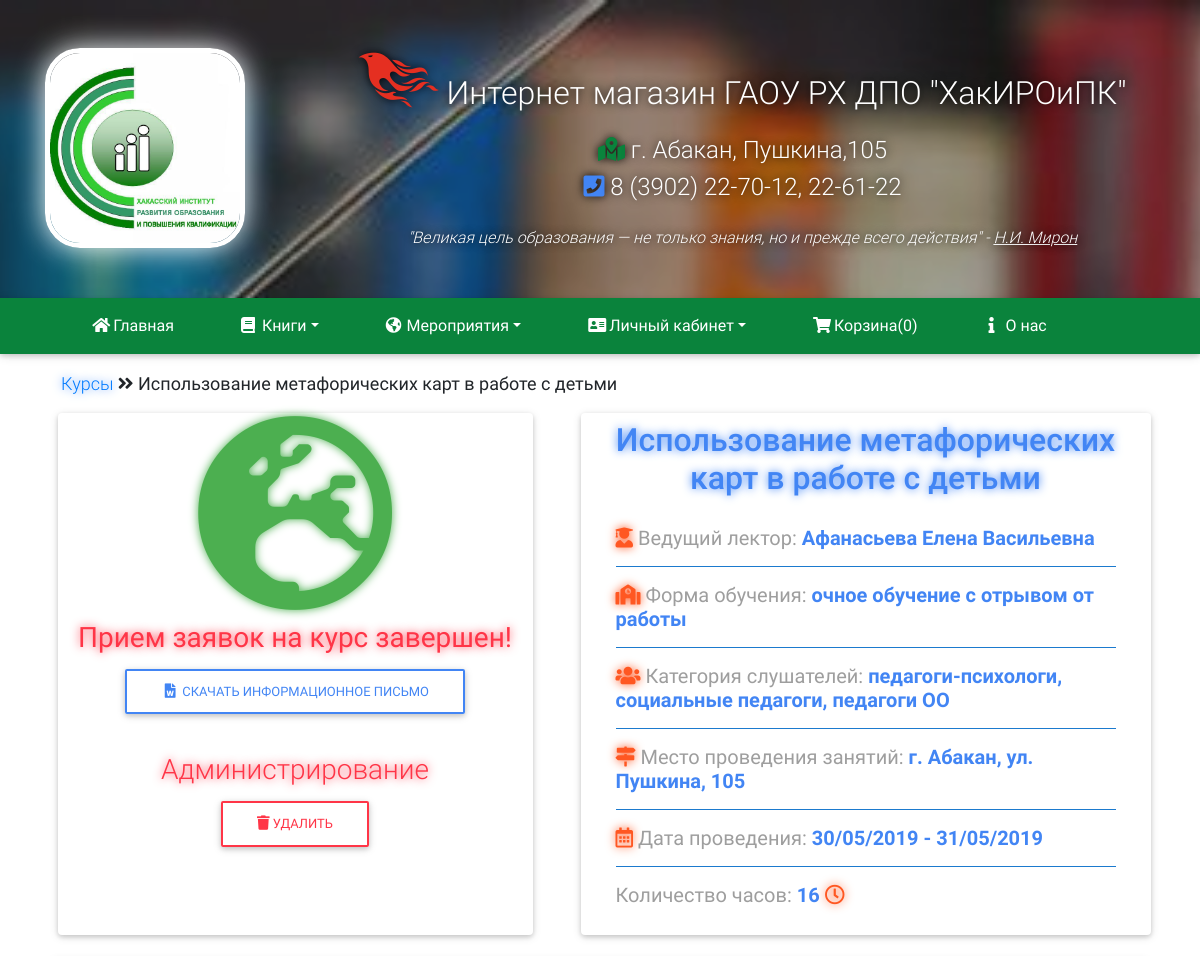
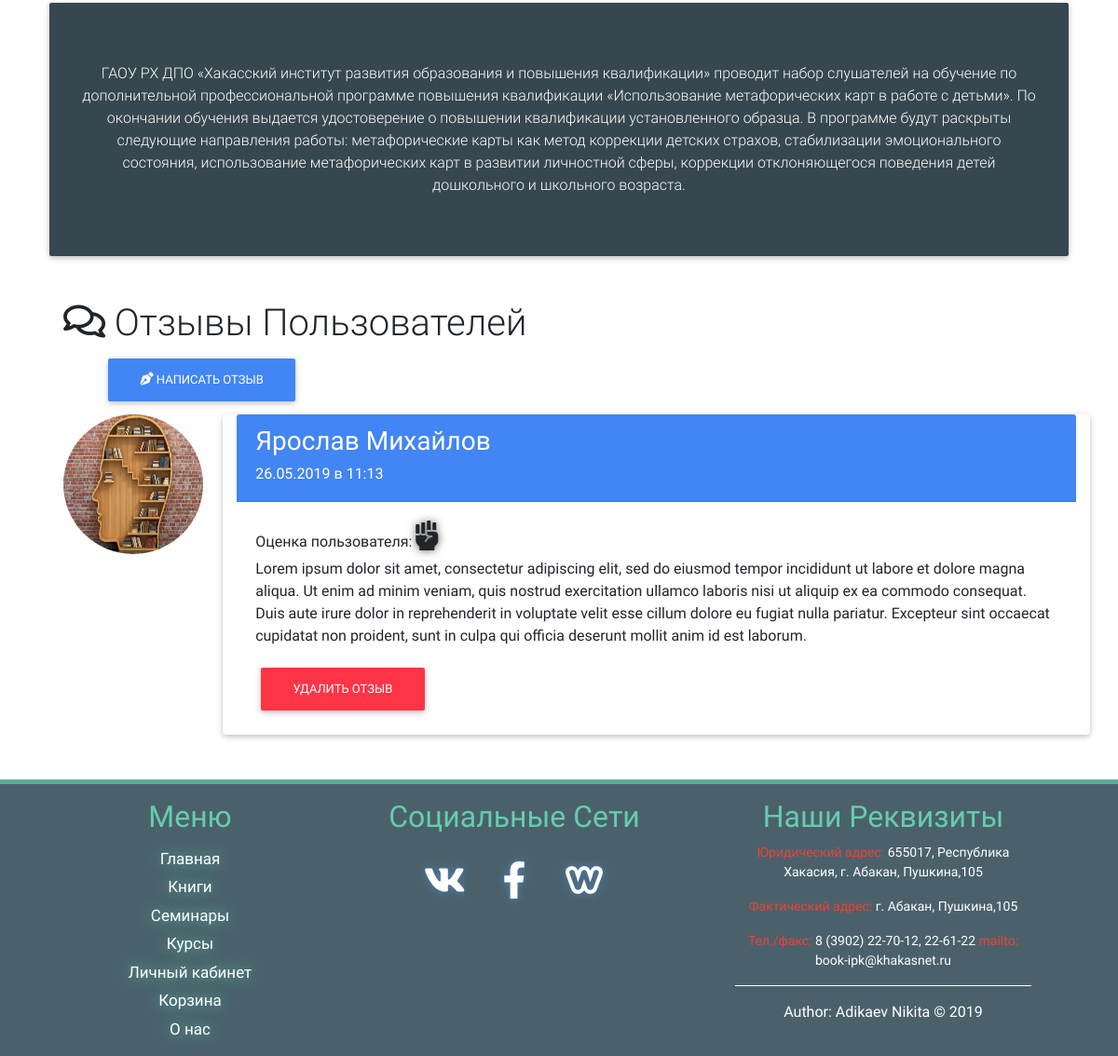
The page /course.php?id=1 (signed in) on the database its author committed (2 pictures, top to bottom).
### tables this page shows
CREATE TABLE `cordinat` (
  `id` int(11) NOT NULL,
  `name_magaz` varchar(150) NOT NULL,
  `fact_address` varchar(90) NOT NULL,
  `ur_address` varchar(90) NOT NULL,
  `phone_mag` varchar(90) NOT NULL,
  `email_mag` varchar(90) NOT NULL,
  `social_vk` varchar(90) NOT NULL,
  `social_facebook` varchar(90) NOT NULL,
  `social_web` varchar(90) NOT NULL,
  `google_maps` text NOT NULL,
  `text_glossary` text NOT NULL
);

CREATE TABLE `courses` (
  `id` int(11) NOT NULL,
  `title_course` text NOT NULL,
  `numb_hours_course` int(8) NOT NULL,
  `date_start_course` date NOT NULL,
  `date_finish_course` date NOT NULL,
  `form_study_course` varchar(150) NOT NULL,
  `location_course` varchar(120) NOT NULL,
  `lektor_fio_course` varchar(120) NOT NULL,
  `people_course` text NOT NULL,
  `description_course` text NOT NULL,
  `price_course` int(7) NOT NULL,
  `icon_course` varchar(40) NOT NULL DEFAULT 'earth',
  `file_course` varchar(190) NOT NULL DEFAULT 'not_file.docx'
);

CREATE TABLE `comments` (
  `id` int(11) NOT NULL,
  `log_comment` varchar(60) NOT NULL,
  `id_content` int(10) NOT NULL,
  `num_razdel` int(5) NOT NULL,
  `date_comment` datetime NOT NULL,
  `otmetka` varchar(40) NOT NULL DEFAULT 'neutral',
  `text_comment` text NOT NULL
);

CREATE TABLE `user` (
  `id` int(11) NOT NULL,
  `numb_phone` varchar(35) NOT NULL,
  `user_name` varchar(40) NOT NULL,
  `password` varchar(90) NOT NULL,
  `email` varchar(80) NOT NULL,
  `ip_address` varchar(50) NOT NULL,
  `date_registr` datetime NOT NULL
);

### php/load-recviz.php (called while the page is built)
<?php
$recviz_mag = mysqli_query($con_li, "SELECT * FROM `cordinat`");
$cord = mysqli_fetch_assoc($recviz_mag);
?>

### php/loadcourse.php (called while the page is built)
<?php
$num_str = (int) $_GET['id'];
$num_str = trim($num_str);
$num_str = strip_tags($num_str);
$num_str = stripslashes($num_str);
$num_str = htmlspecialchars($num_str);
$stmt = $con_li->prepare( "SELECT * FROM courses WHERE id = ?" );
$stmt->bind_param( "i", $num_str );
$stmt->execute();
$result = $stmt->get_result();
?>

### course.php (the view, shortened to what this page needs)
<?php
require_once('php/li-connect.php');
require_once('php/loadcourse.php');
require_once('php/comment-user.php');
require_once('php/header.php');
?>
<main>
  <div class="container">
    <div class="row">
    <?php
    if(mysqli_num_rows($result) <= 0 ){
    ?>
      <div class="col m-5 text-center wow fadeIn" style="height: 300px;">
        <i class="fas fa-exclamation-circle fa-4x col-redbook"></i>
        <h1>Ошибка! Контент не найден...</h1>
      </div>
    <?php
    }
    else{
      $info_course = mysqli_fetch_assoc($result);
    ?>
      <div class="col m-3 fonsiz-18">
        <a href="spisok-course.php" class="txtshad-sea">Курсы</a> <i class="fas fa-angle-double-right"></i> <b><?php echo $info_course['title_course']; ?></b>
      </div>
    </div>
    <div class="row d-flex justify-content-center">
      <div class="col-xl-5 col-sm-10 card align-items-center ml-2 pb-4 mb-2">
        <h1>
          <?php
            switch ($info_course['icon_course']) {
            case "earth":
                echo '<i class="fas fa-globe-europe fa-5x green-text" style="text-shadow: 0 0 10px #4CAF50;"></i>';
                break;
            }
          ?>
        </h1>
        <?php
        $dbyear = date("Y", strtotime($info_course['date_start_course']));
        $dbmon = date("m", strtotime($info_course['date_start_course']));
        $dbday = date("d", strtotime($info_course['date_start_course']));
        $nowyear = date("Y");
        $nowmon = date("m");
        $nowday = date("d");
        if($dbyear >= $nowyear && (($dbmon == $nowmon && $dbday > $nowday) || ($dbmon > $nowmon))){
        ?>
        <h3><strong class="color-green">Стоимость курса: <?php echo $info_course['price_course']; ?><i class="fas fa-ruble-sign fa-fw" aria-hidden="true"></i></strong></h3>
        <button type="button" class="btn butt-buybook waves-effect"><i class="fas fa-shopping-cart fa-fw" aria-hidden="true"></i>&nbsp;Купить курс</button>
        <?php
        }
        else{
        ?>
        <h3 class="text-danger txtshad-dangers"><strong>Прием заявок на курс завершен!</strong></h3>
        <?php
        }
        ?>
        <a href="files/course/<?php echo $info_course['file_course'];?>" download="Информационное письмо">
          <button type="button" class="btn btn-outline-primary waves-effect"><i class="fas fa-file-word fa-fw" aria-hidden="true"></i>&nbsp;Скачать информационное письмо</button>
        </a>
        <?php
        if (isset($_SESSION['admin_good']) && $_SESSION['admin_good'] == 1) {
        ?>
        <h3 class="text-danger txtshad-dangers">Администрирование
        </h3>
        <form method="post" action="/course.php?id=<?php echo $info_course['id'];?>">
          <button type="submit" name="del_course" class="btn btn-outline-danger waves-effect"><i class="fas fa-trash"></i>&nbsp;Удалить</button>
        </form>
        <?php
        }
        ?>
      </div>
      <div class="col-xl-6 col-sm-10 card align-items-center ml-xl-5 mb-2">
        <h2 class="h2 text-center text-primary pt-2 txtshad-titlecour"><?php echo $info_course['title_course']; ?></h2>
        <div class="card-body text-left font-play">
          <h5 class="grey-text"><i class="fas fa-user-graduate deep-orange-text txtshad-orang-iconcours"></i>&nbsp;Ведущий лектор: <strong class="text-primary"><?php echo $info_course['lektor_fio_course']; ?></strong></h5>
          <hr class="blue darken-1">
          <h5 class="grey-text"><i class="fas fa-school deep-orange-text txtshad-orang-iconcours"></i>&nbsp;Форма обучения: <strong class="text-primary"><?php echo $info_course['form_study_course']; ?></strong></h5>
          <hr class="blue darken-1">
          <h5 class="grey-text"><i class="fas fa-users deep-orange-text txtshad-orang-iconcours"></i>&nbsp;Категория слушателей: <strong class="text-primary"><?php echo $info_course['people_course']; ?></strong></h5>
          <hr class="blue darken-1">
          <h5 class="grey-text"><i class="fas fa-map-signs deep-orange-text txtshad-orang-iconcours"></i>&nbsp;Место проведения занятий: <strong class="text-primary"><?php echo $info_course['location_course']; ?></strong></h5>
          <hr class="blue darken-1">
          <h5 class="grey-text"><i class="far fa-calendar-alt deep-orange-text txtshad-orang-iconcours" ></i>&nbsp;Дата проведения: <strong class="text-primary"><?php echo date("d/m/Y", strtotime($info_course['date_start_course'])); ?> - <?php echo date("d/m/Y", strtotime($info_course['date_finish_course'])); ?></strong></h5>
          <hr class="blue darken-1">
          <h5 class="grey-text">Количество часов: <strong class="text-primary"><?php echo $info_course['numb_hours_course']; ?></strong>&nbsp;<i class="far fa-clock deep-orange-text txtshad-orang-iconcours"></i></h5>
        </div>
      </div>
    </div>
    <div class="jumbotron text-center special-color lighten-2 white-text mx-2 mb-5 mt-3">
      <p class="card-text"><?php echo $info_course['description_course']; ?></p>
    </div>
    <div class="row m-2">
      <div class="col">
        <h1><i class="far fa-comments"></i>&nbsp;Отзывы Пользователей</h1>
        <?php
        if (isset($_SESSION['user_auto']) && $_SESSION['user_auto']  == 1) {
        ?>
        <button type="button" class="btn btn-primary ml-5" data-toggle="modal" data-target="#exampleModalCentered"><i class="fas fa-pen-nib"></i>&nbsp;Написать отзыв</button>
        <?php
        }
        else{
        ?>
        <p class="ml-2 red-text"><strong>Отзывы могут оставлять только авторизованные пользователи!!!</strong></p>
        <strong class="mb-2 ml-2"><a href="autorization.php">Перейти к авторизации</a></strong>
        <?php
        }
        ?>
      </div>
    </div>
    <?php
    $numeric_book = (int) $info_course['id'];
    $lock_comment = mysqli_query($con_li, "SELECT user.numb_phone , user.user_name , comments.log_comment , comments.date_comment , comments.otmetka , comments.text_comment FROM comments INNER JOIN user ON comments.log_comment = user.numb_phone WHERE comments.num_razdel = '3' AND comments.id_content = $numeric_book ORDER BY (comments.date_comment) DESC");
    $whilecomment = mysqli_num_rows($lock_comment);
    if ($whilecomment > 0){
      while($info_comment = mysqli_fetch_assoc($lock_comment)){
    ?>
    <div class="row mb-5 ml-2 wow fadeIn">
      <div class="col">
        <img src="img/avatar/ava.jpg" width="150px" height="150px" class="bordrad-90">
      </div>
      <div class="col-10 card font-philos">
        <div class="card-header bg-primary text-white bordrad-20">
          <h3><?php echo $info_comment['user_name']; ?></h3>
          <h6><?php echo date("d.m.Y в H:i", strtotime($info_comment['date_comment'])); ?></h6>
        </div>
        <div class="card-body">
          <h6>Оценка пользователя:
          <?php
          switch ($info_comment['otmetka']) {
          case "neutral":
              echo '<i class="fas fa-fist-raised fa-2x textshad-neutral" title="Нейтрально"></i>';
              break;
          }
          ?> </h6>
          <p><?php echo $info_comment['text_comment']; ?></p>
          <?php
          if (isset($_SESSION['admin_good']) && $_SESSION['admin_good'] == 1) {
          ?>
          <form action="/course.php?id=<?php echo $info_course['id'];?>" method="post">
            <button type="submit" name="dell_comment" class="btn btn-danger btn-rounded">Удалить отзыв</button>
          </form>
          <?php
          }
          ?>
        </div>
      </div>
    </div>
    <?php
        }
      }
    }
    ?>
  </div>
</main>
<?php
require_once('php/footer.php');
?>
</body>
</html>

### php/header.php (shortened to what this page needs)
<?php
require_once('php/load-recviz.php');
?>
<!DOCTYPE html>
<html lang="ru">
<head>
  <link rel="stylesheet" href="https://use.fontawesome.com/releases/v5.8.1/css/all.css">
  <link href="css/bootstrap.min.css" rel="stylesheet">
  <link href="css/mdb.min.css" rel="stylesheet">
  <link href="style.css" rel="stylesheet">
  <link href="css/animate.css" rel="stylesheet">
</head>
<body>
<header class="fon-header" >
<div class="container-fluid color-fonsrgba">
  <div class="container">
    <div class="row pt-5 pb-5">
      <div class="col">
        <img src="img/hakirolog.jpg" width="200px" height="200px" class="img-fluid logo-hakiro wow zoomIn" data-wow-duration="2s">
      </div>
      <div class="col-9 text-center txtshad-black wow fadeInDown">
        <h2><i class="fab fa-phoenix-framework fa-2x col-fenix wow lightSpeedIn" data-wow-delay="1s"></i>&nbsp;<?php echo $cord['name_magaz']; ?></h2>
        <h4 class="pt-3 text-center"><i class="fas fa-map-marked-alt col-maps"></i>&nbsp;<?php echo $cord['fact_address']; ?></h4>
        <h4 class="pb-3 text-center"><i class="fas fa-phone-square col-phone"></i>&nbsp;<?php echo $cord['phone_mag']; ?></h4>
        <i>"Великая цель образования —  не только знания, но и прежде всего действия" - <u>Н.И. Мирон</u></i>
      </div>
    </div>
  </div>
</div>
</header>
<nav class="navbar navbar-expand-lg navbar-dark glavmenu-fon">
  <div class="container ">
    <div class="collapse navbar-collapse justify-content-center" id="navbarSupportedContent">
      <ul class="navbar-nav mr-4 ">
        <li class="nav-item pr-xl-5 pr-sm-0">
          <a class="nav-link" href="index.php"><i class="fas fa-home fa-fw" aria-hidden="true"></i>&nbsp;Главная</a>
        </li>
        <li class="nav-item dropdown pr-xl-5 pr-sm-0">
          <a class="nav-link dropdown-toggle" data-toggle="dropdown" href="#"><i class="fa fa-book fa-fw" aria-hidden="true"></i>&nbsp;Книги</a>
        </li>
        <li class="nav-item dropdown pr-xl-5 pr-sm-0">
          <a class="nav-link dropdown-toggle" data-toggle="dropdown" href="#"><i class="fas fa-globe-americas fa-fw" aria-hidden="true"></i>&nbsp;Мероприятия</a>
        </li>
        <li class="nav-item dropdown pr-xl-5 pr-sm-0">
          <a class="nav-link dropdown-toggle" data-toggle="dropdown" href="#"><i class="fas fa-address-card fa-fw" aria-hidden="true"></i>&nbsp;Личный кабинет</a>
        </li>
        <li class="nav-item pr-xl-5 pr-sm-0">
          <a class="nav-link " href="#"><i class="fas fa-shopping-cart fa-fw" aria-hidden="true"></i>&nbsp;Корзина(0)</a>
        </li>
        <li class="nav-item">
          <a class="nav-link " href="contact.php"><i class="fa fa-info fa-fw" aria-hidden="true"></i>&nbsp;О нас</a>
        </li>
      </ul>
    </div>
  </div>
</nav>

### php/footer.php (shortened to what this page needs)
<footer class="container-fluid fons-footer">
  <div class="container">
    <div class="row">
      <div class="col mt-3 text-center">
        <h2 class="oglav-cell-footer">Меню</h2>
        <nav>
          <ul class="bottom-menu">
            <li><a href="index.php">Главная</a></li>
            <li><a href="spisok-book.php">Книги</a></li>
            <li><a href="spisok-seminar.php">Семинары</a></li>
            <li><a href="spisok-course.php">Курсы</a></li>
            <?php
            if (isset($_SESSION['user_auto']) && $_SESSION['user_auto']  == 1) {
            ?>
            <li><a href="profile.php">Личный кабинет</a></li>
            <?php
            } else {
            ?>
            <li><a href="autorization.php">Личный кабинет</a></li>
            <?php
            }
            ?>
            <li><a href="#">Корзина</a></li>
            <li><a href="contact.php">О нас</a></li>
          </ul>
        </nav>
      </div>
      <div class="col mr-5 mt-3 text-center">
        <h2 class="oglav-cell-footer">Социальные Сети</h2>
        <nav>
          <ul class="social-menu">
            <li><a href="<?php echo $cord['social_vk']; ?>" target="_blank"><i class="fab fa-vk fa-fw fa-2x" aria-hidden="true"></i></a></li>
            <li class="pad-40"><a href="<?php echo $cord['social_facebook']; ?>" target="_blank"><i class="fab fa-facebook-f fa-fw fa-2x" aria-hidden="true"></i></a></li>
            <li><a href="<?php echo $cord['social_web']; ?>" target="_blank"><i class="fab fa-weebly fa-fw fa-2x" aria-hidden="true"></i></a></li>
          </ul>
        </nav>
      </div>
      <div class="col mr-5 mt-3 text-center text-white font-play">
        <h2 class="oglav-cell-footer">Наши Реквизиты</h2>
        <p class="font-14">
            <b class="col-mork">Юридический адрес:</b> <?php echo $cord['ur_address']; ?>
        </p>
        <p class="font-14">
            <b class="col-mork">Фактический адрес:</b> <?php echo $cord['fact_address']; ?>
        </p>
        <p class="font-14">
            <b class="col-mork">Тел./факс:</b> <?php echo $cord['phone_mag']; ?> <b class="col-mork">mailto:</b> <?php echo $cord['email_mag']; ?>
        </p>
        <hr style="border-color: white;">
        <p>
            Author: Adikaev Nikita  &copy; 2019
        </p>
      </div>
    </div>
  </div>
</footer>

### style.css (style rules this page uses)
.col-mork { color: #EA4335; }
.social-menu li a { color: white; text-shadow: 0 0 10px #5181B8; }
.color-fonsrgba { background: rgba(34, 34, 34, 0.4); }
.txtshad-black { text-shadow: 0 0 10px black; }
.col-fenix { color: #E52F21; }
.col-maps { color: #0A833C; }
.col-phone { color: #4285F4; }
.txtshad-sea { text-shadow: 0 0 10px #3F87FF; }
.txtshad-titlecour { text-shadow: 0 0 10px #4285F4; }
.txtshad-orang-iconcours { text-shadow: 0 0 10px #FF5722; }
.txtshad-dangers { text-shadow: 0 0 10px #FF3547; }
.textshad-neutral { text-shadow: 0 0 10px #5d5d5d; }
.font-philos { font-family: 'Philosopher', sans-serif; }
.oglav-cell-footer { color: #66CDAA; font-family: 'Play', sans-serif; }
.font-play { font-family: 'Play', sans-serif; }
.bottom-menu li a { color: white; font-family: 'Play', sans-serif; text-decoration: none; text-shadow: 0 0 15px #66CDAA; }
.font-14 { font-size: 14px; }
.pad-40 { padding-left: 20px; padding-right: 20px; }
.bordrad-90 { border-radius: 90px; }
.bordrad-20 { border-radius: 20px; }
.fonsiz-18 { font-size: 18px; }
.navbar-nav li { padding-right: 40px; }
.fon-header { background: url('img/books.jpg') no-repeat; background-attachment: fixed; background-position: center; background-size: cover; color: white; height: auto; }
.glavmenu-fon { background-color: rgb(10, 131, 60); font-family: 'Play', sans-serif; }
.social-menu { font-size: 20px; padding-left: 0; padding-top: 20px; }
.social-menu li { display: inline; list-style-type: none; }
.bottom-menu { font-size: 17px; padding-left: 0; }
.bottom-menu li { list-style-type: none; padding-top: 5px; }
.logo-hakiro { border-radius: 35px; border: 5px solid white; box-shadow: 0 0 30px white; }
.fons-footer { background-color: #4A616C; border-top: 5px solid #5DAB96; min-height: auto; }

### rows shown on the page
cordinat: name_magaz "Интернет магазин ГАОУ РХ ДПО \"ХакИРОиПК\"", fact_address "г. Абакан, Пушкина,105", phone_mag "8 (3902) 22-70-12, 22-61-22", ur_address "655017, Республика Хакасия, г. Абакан, Пушкина,105", email_mag "book-ipk@khakasnet.ru"
courses: title_course "Использование метафорических карт в работе с детьми", lektor_fio_course "Афанасьева Елена Васильевна", form_study_course "очное обучение с отрывом от работы", people_course "педагоги-психологи, социальные педагоги, педагоги ОО", location_course "г. Абакан, ул. Пушкина, 105", date_start_course "30/05/2019", date_finish_course "31/05/2019", numb_hours_course "16", description_course "ГАОУ РХ ДПО «Хакасский институт развития образования и повышения квалификации» проводит набор слушателей на обучение по дополнительной профессиональной программе повышения квалификации «Использование метафорических карт в работе с детьми». По окончании обучения выдается удостоверение о повышении квалификации установленного образца. В программе будут раскрыты следующие направления работы: метафорические карты как метод коррекции детских страхов, стабилизации эмоционального состояния, использование метафорических карт в развитии личностной сферы, коррекции отклоняющегося поведения детей дошкольного и школьного возраста."
comments: user.user_name "Ярослав Михайлов", date_comment "26.05.2019 в 11:13", otmetka "neutral" (drawn), text_comment "Lorem ipsum dolor sit amet, consectetur adipiscing elit, sed do eiusmod tempor incididunt ut labore et dolore magna aliqua. Ut enim ad minim veniam, quis nostrud exercitation ullamco laboris nisi ut aliquip ex ea commodo consequat. Duis aute irure dolor in reprehenderit in voluptate velit esse cillum dolore eu fugiat nulla pariatur. Excepteur sint occaecat cupidatat non proident, sunt in culpa qui officia deserunt mollit anim id est laborum."
